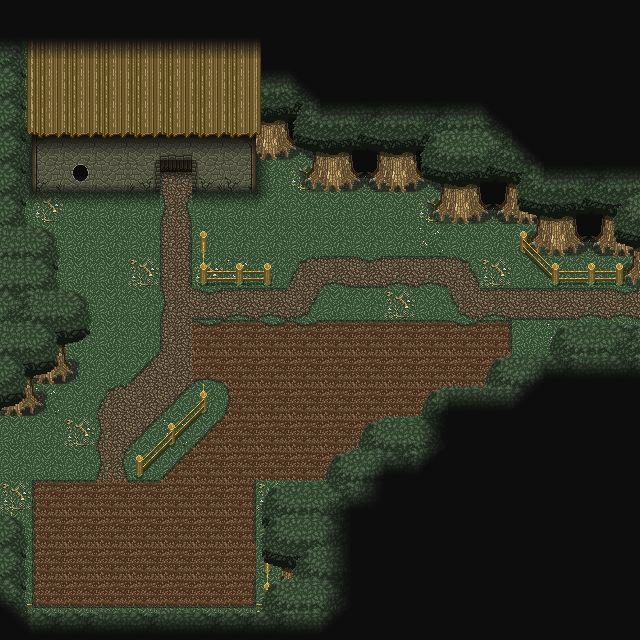

This game map was drawn from its Tiled (.tmx) file and the tilesets committed beside it. A one-line description and the trimmed map source follow:
An orthogonal 20x20 tile map with 32x32 px tiles, 8 tile layers (background, background2, object, object2, ...), 3 tilesets and 276 objects (2x level_change, player_spawn).

<map version="1.0" orientation="orthogonal" width="20" height="20" tilewidth="32" tileheight="32">
 <properties>
  <property name="natural_light" value="True" />
 </properties>
 <tileset firstgid="1" name="gideon_tower_outside_west" tilewidth="32" tileheight="32">
  <image source="../Textures/Tilesets/gideon_tower_outside_west.png" width="256" height="1280" />
 </tileset>
 <tileset firstgid="321" name="scriptingTiles" tilewidth="32" tileheight="32">
  <image source="../Textures/Tilesets/scriptingTiles.png" width="256" height="120" />
 </tileset>
 <tileset firstgid="345" name="gideon_tower_outside" tilewidth="32" tileheight="32">
  <image source="../Textures/Tilesets/gideon_tower_outside.png" width="256" height="1280" />
 </tileset>
 <layer name="background" width="20" height="20">
  <data>[400 cells, 400 non-empty, 7 distinct tile ids]</data>
 </layer>
 <layer name="background2" width="20" height="20">
  <data>[400 cells, 95 non-empty, 22 distinct tile ids]</data>
 </layer>
 <layer name="object" width="20" height="20">
  <data>[400 cells, 95 non-empty, 34 distinct tile ids]</data>
 </layer>
 <layer name="object2" width="20" height="20">
  <data>[400 cells, 27 non-empty, 17 distinct tile ids]</data>
 </layer>
 <layer name="shadow" width="20" height="20">
  <data>[400 cells, 32 non-empty, 11 distinct tile ids]</data>
 </layer>
 <objectgroup name="images">
  <object gid="81" x="512" y="376" />
  <object gid="81" x="512" y="392" />
  <object gid="73" x="192" y="384" />
  <object gid="81" x="192" y="416" />
  <object gid="67" x="256" y="288" />
  <object gid="66" x="224" y="288" />
  <object gid="65" x="192" y="288" />
  <object gid="81" x="192" y="288" />
  <object gid="73" x="192" y="256" />
  <object gid="73" x="128" y="320" />
  <object gid="82" x="160" y="448" />
  <object gid="75" x="192" y="416" />
  <object gid="75" x="160" y="448" />
  <object gid="82" x="128" y="480" />
  <object gid="66" x="32" y="480" />
  <object gid="67" x="64" y="480" />
  <object gid="73" x="0" y="416" />
  <object gid="73" x="16" y="480" />
  <object gid="85" x="32" y="488" />
  <object gid="85" x="64" y="488" />
  <object gid="85" x="96" y="496" />
  <object gid="85" x="128" y="488" />
  <object gid="85" x="176" y="464" />
  <object gid="85" x="192" y="448" />
  <object gid="85" x="208" y="432" />
  <object gid="85" x="208" y="384" />
  <object gid="93" x="32" y="520" />
  <object gid="93" x="64" y="520" />
  <object gid="93" x="96" y="528" />
  <object gid="93" x="128" y="520" />
  <object gid="93" x="160" y="512" />
  <object gid="85" x="160" y="480" />
  <object gid="65" x="184" y="328" />
  <object gid="66" x="216" y="328" />
  <object gid="67" x="248" y="328" />
  <object gid="65" x="248" y="328" />
  <object gid="66" x="280" y="328" />
  <object gid="67" x="312" y="328" />
  <object gid="65" x="312" y="328" />
  <object gid="66" x="344" y="328" />
  <object gid="67" x="376" y="328" />
  <object gid="65" x="376" y="328" />
  <object gid="66" x="408" y="328" />
  <object gid="67" x="440" y="328" />
  <object gid="65" x="440" y="328" />
  <object gid="66" x="472" y="328" />
  <object gid="67" x="512" y="328" />
  <object gid="66" x="488" y="328" />
  <object gid="73" x="512" y="328" />
  <object gid="81" x="512" y="352" />
  <object gid="81" x="512" y="376" />
  <object gid="85" x="64" y="520" />
  <object gid="85" x="32" y="520" />
  <object gid="85" x="96" y="528" />
  <object gid="85" x="64" y="536" />
  <object gid="85" x="32" y="536" />
  <object gid="85" x="32" y="552" />
  <object gid="85" x="64" y="552" />
  <object gid="85" x="32" y="568" />
  <object gid="85" x="32" y="584" />
  <object gid="85" x="64" y="568" />
  <object gid="85" x="64" y="584" />
  <object gid="85" x="96" y="544" />
  <object gid="85" x="96" y="560" />
  <object gid="85" x="96" y="576" />
  <object gid="85" x="128" y="520" />
  <object gid="85" x="128" y="536" />
  <object gid="85" x="128" y="552" />
  <object gid="85" x="128" y="568" />
  <object gid="85" x="128" y="584" />
  <object gid="85" x="160" y="584" />
  <object gid="85" x="160" y="568" />
  <object gid="85" x="160" y="552" />
  <object gid="85" x="160" y="536" />
  <object gid="85" x="160" y="520" />
  <object gid="85" x="160" y="512" />
  <object gid="93" x="32" y="616" />
  <object gid="93" x="64" y="616" />
  <object gid="93" x="96" y="608" />
  <object gid="93" x="128" y="616" />
  <object gid="93" x="160" y="616" />
  <object gid="67" x="240" y="624" />
  <object gid="66" x="208" y="624" />
  <object gid="65" x="176" y="624" />
  <object gid="67" x="176" y="624" />
  <object gid="66" x="144" y="624" />
  <object gid="65" x="112" y="624" />
  <object gid="67" x="112" y="624" />
  <object gid="66" x="80" y="624" />
  <object gid="65" x="48" y="624" />
  <object gid="67" x="48" y="624" />
  <object gid="66" x="16" y="624" />
  <object gid="81" x="16" y="512" />
  <object gid="73" x="16" y="512" />
  <object gid="81" x="16" y="544" />
  <object gid="73" x="16" y="544" />
  <object gid="81" x="16" y="568" />
  <object gid="73" x="16" y="568" />
  <object gid="81" x="16" y="600" />
  <object gid="73" x="16" y="600" />
  <object gid="109" x="16" y="480" />
  <object gid="73" x="16" y="480" />
  <object gid="66" x="-15.5" y="469" />
  <object gid="84" x="152" y="464" />
  <object gid="84" x="168" y="448" />
  <object gid="84" x="184" y="432" />
  <object gid="85" x="192" y="480" />
  <object gid="85" x="192" y="496" />
  <object gid="85" x="192" y="512" />
  <object gid="85" x="192" y="528" />
  <object gid="85" x="192" y="544" />
  <object gid="85" x="192" y="560" />
  <object gid="85" x="192" y="576" />
  <object gid="85" x="192" y="592" />
  <object gid="85" x="224" y="592" />
  <object gid="85" x="224" y="576" />
  <object gid="85" x="224" y="560" />
  <object gid="85" x="224" y="544" />
  <object gid="85" x="224" y="528" />
  <object gid="85" x="224" y="512" />
  <object gid="85" x="224" y="496" />
  <object gid="85" x="224" y="480" />
  <object gid="85" x="208" y="464" />
  <object gid="85" x="224" y="448" />
  <object gid="85" x="240" y="464" />
  <object gid="85" x="256" y="480" />
  <object gid="85" x="288" y="480" />
  <object gid="85" x="272" y="464" />
  <object gid="85" x="304" y="464" />
  <object gid="85" x="320" y="480" />
  <object gid="85" x="336" y="464" />
  <object gid="85" x="336" y="448" />
  <object gid="85" x="304" y="448" />
  <object gid="85" x="272" y="448" />
  <object gid="85" x="248" y="448" />
  <object gid="85" x="240" y="432" />
  <object gid="93" x="192" y="616" />
  <object gid="93" x="224" y="616" />
  <object gid="93" x="256" y="512" />
  <object gid="93" x="288" y="512" />
  <object gid="93" x="208" y="416" />
  <object gid="85" x="224" y="416" />
  <object gid="85" x="256" y="416" />
  <object gid="85" x="272" y="432" />
  <object gid="85" x="304" y="432" />
  <object gid="85" x="336" y="432" />
  <object gid="85" x="368" y="432" />
  <object gid="85" x="400" y="432" />
  <object gid="85" x="408" y="416" />
  <object gid="85" x="376" y="416" />
  <object gid="85" x="344" y="416" />
  <object gid="85" x="312" y="416" />
  <object gid="85" x="280" y="416" />
  <object gid="85" x="240" y="400" />
  </objectgroup>
 <layer name="roof" width="20" height="20">
  <data>[400 cells, 74 non-empty, 14 distinct tile ids]</data>
 </layer>
 <layer name="roof2" width="20" height="20">
  <data>[400 cells, 104 non-empty, 16 distinct tile ids]</data>
 </layer>
 <layer name="roof-shadow" width="20" height="20">
  <data>[400 cells, 163 non-empty, 10 distinct tile ids]</data>
 </layer>
 <objectgroup name="triggers">
  <!-- 62 objects omitted --></objectgroup>
 <objectgroup name="collision">
  <!-- 59 objects omitted --></objectgroup>
</map>
<!-- 122 of 276 objects omitted -->